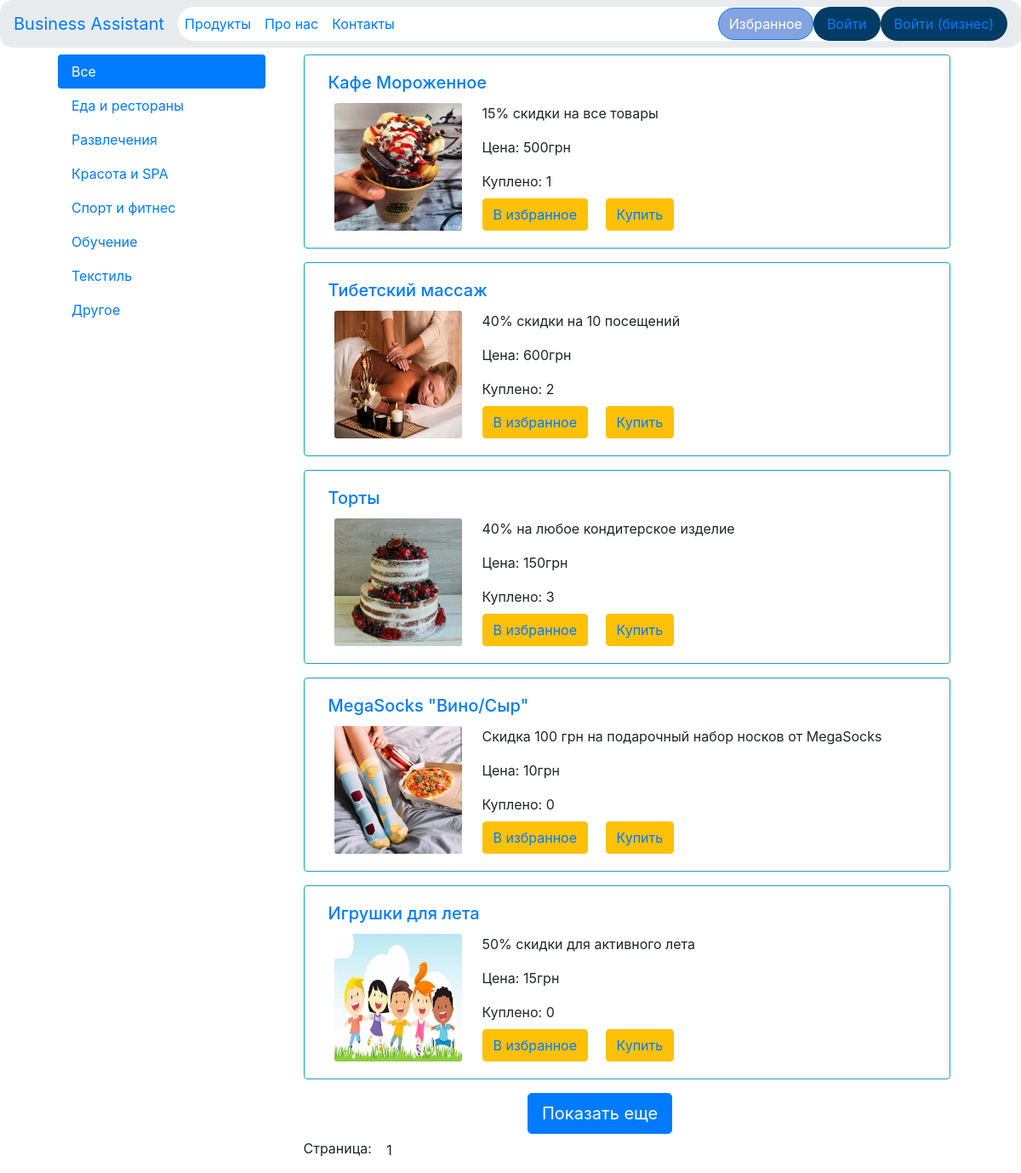
The app's page /shop/index.php with its own data.
### tables this page shows
CREATE TABLE `categories` (
  `id` int(11) NOT NULL,
  `title` varchar(255) NOT NULL
);

CREATE TABLE `products` (
  `id` int(11) NOT NULL,
  `request_id` int(11) NOT NULL,
  `title` varchar(255) NOT NULL,
  `cost` int(11) NOT NULL,
  `description` varchar(255) NOT NULL,
  `content` text NOT NULL,
  `image` varchar(255) NOT NULL,
  `category_id` int(11) NOT NULL
);

### shop/parts/product_card.php (the view)
<div class="col-12">
    <div class="card border-info mb-3">
        <div class="card-body">
            <h5 class="card-title text-left ml-2">
                <a href="/shop/product.php?id=<?php echo $row['id']; ?>">
                    <?php echo $row['title']; ?>
                </a>
            </h5>
            <div class="col-md-4">
                <img style="height: 150px; width: 150px;" src="/shop/images/<?php echo $row['image']; ?>" class="card-img float-left mr-4">
            </div>
            <div>
                <p class="card-text"><?php echo $row['description']; ?></p>
                <p class="card-text">Цена: <?php echo $row['cost']; ?>грн</p>
                <?php
                $sql1 = "SELECT * FROM `orders`";
                $result1 = $conn->query($sql1);
                $col_order_product = 0;
                while ($order = mysqli_fetch_assoc($result1)) {
                    if ($order['product_id'] == $row['id']) {
                        $col_order_product++;
                    }
                }
                ?>
                <p class="card-text">Куплено: <?php echo $col_order_product; ?></p>
            </div>
            <button class="btn btn-warning mt-2" onclick="addToFavorites(this)" data-id='<?php echo $row['id']; ?>'>
		    	<a href="#">В избранное</a>
			</button>
			<button class="btn btn-warning ml-3 mt-2">
			 	<a href="order.php?id=<?php echo $row['id']; ?>">
		    	Купить
		    	</a>
			</button>
        </div>
    </div>
</div>

### shop/index.php (shortened to what this page needs)
<?php
include 'configs/db.php';
$page = "home";
include 'parts/header.php';
?>
<div class="container">
	<div class="row m-2">
	  	<div class="col-3">
		    <?php include $_SERVER['DOCUMENT_ROOT'] . '/shop/parts/cat_nav.php'; ?>
	  	</div>
	  	<div class="col-9">
	  		<div class="container">
				<div class="row" id='products'>
					<?php
					if (isset($_GET['page'])){
						$page = $_GET['page'];
					} else {
						$page = 1;
					}
					$kol = 6;
					$art = ($page * $kol) - $kol;
					$sql = "SELECT * FROM `products` LIMIT $art, $kol";
					$result = $conn->query($sql);
					while ($row = mysqli_fetch_assoc($result)) {
					include 'parts/product_card.php';
					}
					?>
				</div>
				<div class="row">
					<div class="col-4 offset-4">
						<button class="btn btn-primary btn-lg" id='show-more'>Показать еще</button>
					</div>
				</div>
<?php
include 'modules/products/nav_page.php';
include 'parts/footer.php';
?>

### shop/parts/cat_nav.php
<div class="nav flex-column nav-pills" id="v-pills-tab" role="tablist" aria-orientation="vertical">
	 <a class="nav-link <?php if(!isset($_GET['id'])){ ?> active <?php } ?>" href="/shop/">Все</a>
	<?php
	$sql1 = "SELECT * FROM categories";
	$result1 = $conn->query($sql1);
	while ($row1 = mysqli_fetch_assoc($result1)) {
		if(isset($_GET['id']) && $_GET['id'] == $row1['id']) {
			echo "<a class='nav-link active' href='/shop/cat.php?id=" . $row1["id"] . "'>" . $row1["title"] . "</a>";
		} else {
			echo "<a class='nav-link' href='/shop/cat.php?id=" . $row1["id"] . "'>" . $row1["title"] . "</a>";
		}
	}
	?>
</div>

### records on screen
categories: title "Еда и рестораны"
categories: title "Развлечения"
categories: title "Красота и SPA"
categories: title "Спорт и фитнес"
categories: title "Обучение"
categories: title "Текстиль"
categories: title "Другое"
products: title "Кафе Мороженное", image (picture), description "15% скидки на все товары", cost "500", col_order_product "1"
products: title "Тибетский массаж", image (picture), description "40% скидки на 10 посещений", cost "600", col_order_product "2"
products: title "Торты", image (picture), description "40% на любое кондитерское изделие", cost "150", col_order_product "3"
products: title "MegaSocks \"Вино/Сыр\"", image (picture), description "Скидка 100 грн на подарочный набор носков от MegaSocks", cost "10", col_order_product "0"
products: title "Игрушки для лета", image (picture), description "50% скидки для активного лета", cost "15", col_order_product "0"

### other values on screen
$nameSite "Business Assistant"
